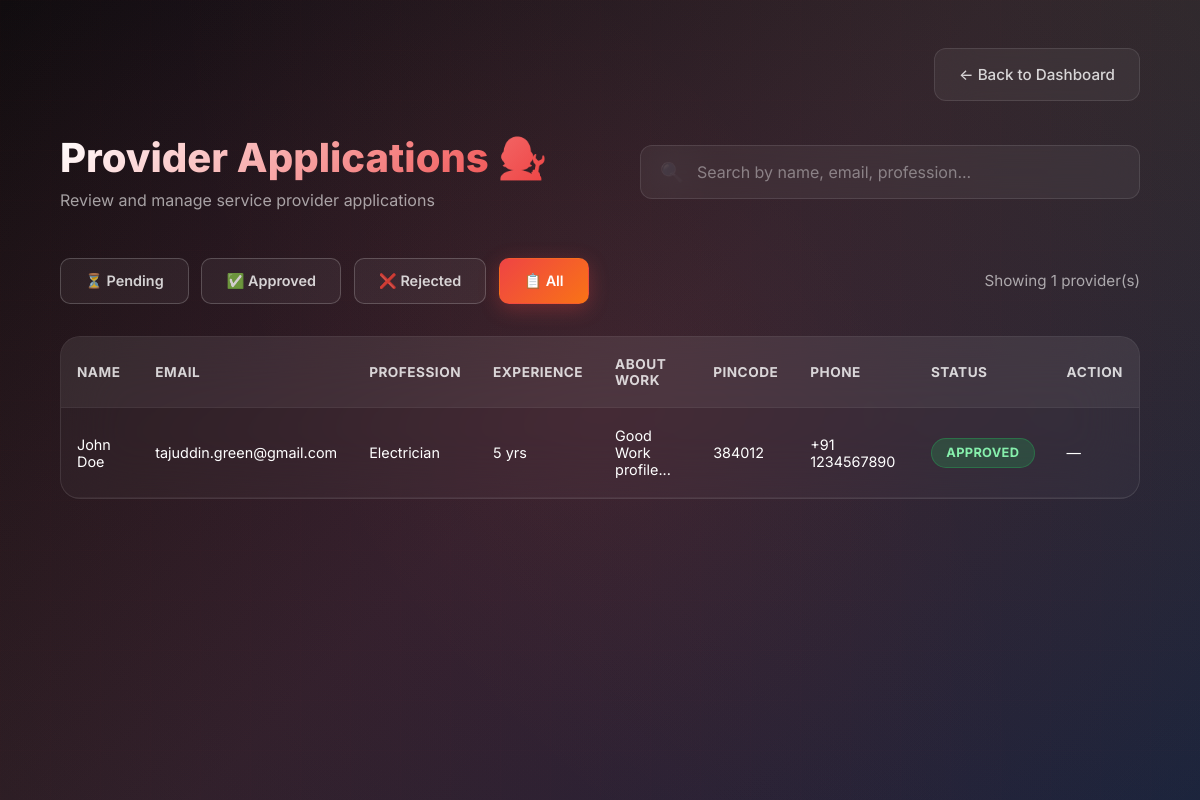
/admin/providers.php (signed in), run on the app's committed database.
### tables this page shows
CREATE TABLE `service_providers` (
  `provider_id` int(11) NOT NULL,
  `user_id` int(11) DEFAULT NULL,
  `age` int(11) DEFAULT NULL,
  `specialization` varchar(100) DEFAULT NULL,
  `experience` int(11) DEFAULT NULL,
  `area` varchar(100) DEFAULT NULL,
  `id_proof` varchar(255) DEFAULT NULL,
  `is_approved` tinyint(4) DEFAULT 0,
  `profession` varchar(100) DEFAULT NULL,
  `about_work` text DEFAULT NULL,
  `pincode` varchar(6) DEFAULT NULL,
  `phone` varchar(15) DEFAULT NULL
);

CREATE TABLE `users` (
  `user_id` int(11) NOT NULL,
  `name` varchar(100) NOT NULL,
  `email` varchar(100) NOT NULL,
  `phone` varchar(15) DEFAULT NULL,
  `password` varchar(255) NOT NULL,
  `role` enum('consumer','provider','admin') NOT NULL,
  `status` tinyint(4) DEFAULT 1,
  `created_at` timestamp NOT NULL DEFAULT current_timestamp(),
  `is_active` tinyint(1) NOT NULL DEFAULT 1
);

### admin/providers.php (the view, shortened to what this page needs)
<?php
require_once dirname(__DIR__) . "/config/db.php";
$statusFilter = $_GET['status'] ?? 'all';
$allowedFilters = [
    'pending'  => "AND sp.is_approved = 0",
    'approved' => "AND sp.is_approved = 1",
    'rejected' => "AND sp.is_approved = -1",
    'all'      => "",
];
$where = $allowedFilters[$statusFilter];
$sql = "
SELECT
    u.user_id,
    u.name,
    u.email,
    sp.profession,
    sp.experience,
    sp.about_work,
    sp.pincode,
    sp.phone,
    sp.is_approved
FROM users u
JOIN service_providers sp ON sp.user_id = u.user_id
WHERE u.role = 'provider'
$where
ORDER BY u.user_id DESC
";
$result = $conn->query($sql);
?>
<!DOCTYPE html>
<html lang="en">
<head>
</head>
<body>
<div class="bg-gradient"></div>
<div class="grid-overlay"></div>
<div class="container">
    <div style="display: flex; justify-content: flex-end;">
        <a href="home.php" class="back-link">
            <span>← Back to Dashboard</span>
        </a>
    </div>
    <div class="page-header">
        <div class="welcome-section">
            <h1>Provider Applications 🧑‍🔧</h1>
            <p>Review and manage service provider applications</p>
        </div>
        <div class="search-container">
            <span class="search-icon">🔍</span>
            <input type="text" id="searchInput" class="search-bar" placeholder="Search by name, email, profession...">
        </div>
    </div>
    <div class="filter-section">
        <div class="filter-btns">
            <a href="providers.php?status=pending" class="filter-btn <?= $statusFilter === 'pending' ? 'active' : '' ?>">
                ⏳ Pending
            </a>
            <a href="providers.php?status=approved" class="filter-btn <?= $statusFilter === 'approved' ? 'active' : '' ?>">
                ✅ Approved
            </a>
            <a href="providers.php?status=rejected" class="filter-btn <?= $statusFilter === 'rejected' ? 'active' : '' ?>">
                ❌ Rejected
            </a>
            <a href="providers.php" class="filter-btn <?= $statusFilter === 'all' ? 'active' : '' ?>">
                📋 All
            </a>
        </div>
        <div class="results-count" id="resultsCount">
            Showing <?= $result->num_rows ?> provider(s)
        </div>
    </div>
    <div class="table-container" id="tableContainer">
        <table>
            <thead>
                <tr>
                    <th>Name</th>
                    <th>Email</th>
                    <th>Profession</th>
                    <th>Experience</th>
                    <th>About Work</th>
                    <th>Pincode</th>
                    <th>Phone</th>
                    <th>Status</th>
                    <th>Action</th>
                </tr>
            </thead>
            <tbody id="tableBody">
                <?php if ($result->num_rows > 0): ?>
                    <?php while ($row = $result->fetch_assoc()): ?>
                    <tr data-name="<?= htmlspecialchars(strtolower($row['name'])) ?>"
                        data-email="<?= htmlspecialchars(strtolower($row['email'])) ?>"
                        data-profession="<?= htmlspecialchars(strtolower($row['profession'])) ?>">
                        <td><?= htmlspecialchars($row['name']) ?></td>
                        <td><?= htmlspecialchars($row['email']) ?></td>
                        <td><?= htmlspecialchars($row['profession']) ?></td>
                        <td><?= (int)$row['experience'] ?> yrs</td>
                        <td><?= htmlspecialchars(substr($row['about_work'], 0, 50)) ?>...</td>
                        <td><?= htmlspecialchars($row['pincode']) ?></td>
                        <td>+91 <?= htmlspecialchars($row['phone']) ?></td>
                        <td>
                            <?php
                            if ($row['is_approved'] == 1) {
                                echo '<span class="status-badge status-approved">Approved</span>';
                            } elseif ($row['is_approved'] == -1) {
                                echo '<span class="status-badge status-rejected">Rejected</span>';
                            } else {
                                echo '<span class="status-badge status-pending">Pending</span>';
                            }
                            ?>
                        </td>
                        <td>
                            <?php if ($row['is_approved'] == 0): ?>
                                <a href="approve.php?id=<?= $row['user_id'] ?>&action=approve"
                                   class="action-btn btn-approve"
                                   onclick="return confirm('Are you sure you want to approve this provider?')">
                                    Approve
                                </a>
                                <a href="approve.php?id=<?= $row['user_id'] ?>&action=reject"
                                   class="action-btn btn-reject"
                                   onclick="return confirm('Are you sure you want to reject this provider?')">
                                    Reject
                                </a>
                            <?php else: ?>
                                —
                            <?php endif; ?>
                        </td>
                    </tr>
                    <?php endwhile; ?>
                <?php endif; ?>
            </tbody>
        </table>
    </div>
</div>
</body>
</html>

### admin/providers.php (style rules this page uses)
* { margin: 0; padding: 0; box-sizing: border-box; }
body { font-family: 'Inter', -apple-system, BlinkMacSystemFont, sans-serif; background: #0a0a0f; color: #ffffff; min-height: 100vh; overflow-x: hidden; }
.bg-gradient { position: fixed; top: 0; left: 0; width: 100%; height: 100%; z-index: -1; background: linear-gradient(135deg, #0a0a0f 0%, #1a1a2e 50%, #16213e 100%); }
.bg-gradient::before { content: ''; position: absolute; top: -50%; left: -50%; width: 200%; height: 200%; background: radial-gradient(circle at 50% 50%, rgba(239, 68, 68, 0.12) 0%, transparent 50%), radial-gradient(circle at 80% 20%, rgba(245, 158, 11, 0.12) 0%, transparent 50%), radial-gradient(circle at 20% 80%, rgba(234, 88, 12, 0.12) 0%, transparent 50%); animation: floatGradient 20s ease-in-out infinite; }
.grid-overlay { position: fixed; top: 0; left: 0; width: 100%; height: 100%; z-index: -1; background-image: linear-gradient(rgba(239, 68, 68, 0.03) 1px, transparent 1px), linear-gradient(90deg, rgba(239, 68, 68, 0.03) 1px, transparent 1px); background-size: 50px 50px; opacity: 0.3; }
.container { padding: 3rem 5%; max-width: 1600px; margin: auto; min-height: 100vh; }
.back-link { display: inline-flex; align-items: center; gap: 0.5rem; margin-bottom: 2rem; padding: 1rem 1.5rem; background: rgba(255, 255, 255, 0.05); backdrop-filter: blur(20px); border: 1px solid rgba(255, 255, 255, 0.1); border-radius: 12px; color: rgba(255, 255, 255, 0.8); text-decoration: none; font-size: 0.95rem; font-weight: 500; transition: all 0.3s ease; animation: fadeUp 0.6s ease; }
.page-header { display: flex; justify-content: space-between; align-items: center; margin-bottom: 3rem; flex-wrap: wrap; gap: 1.5rem; animation: fadeUp 0.6s ease; }
.welcome-section h1 { font-size: 2.5rem; font-weight: 800; margin-bottom: 0.5rem; background: linear-gradient(135deg, #ffffff 0%, #ef4444 100%); -webkit-background-clip: text; -webkit-text-fill-color: transparent; background-clip: text; }
.welcome-section p { color: rgba(255, 255, 255, 0.6); font-size: 1rem; }
.search-container { position: relative; width: 100%; max-width: 500px; animation: fadeUp 0.6s ease 0.1s backwards; }
.search-bar { width: 100%; padding: 1rem 1.25rem 1rem 3.5rem; background: rgba(255, 255, 255, 0.05); backdrop-filter: blur(20px); border: 1px solid rgba(255, 255, 255, 0.1); border-radius: 12px; color: #ffffff; font-size: 1rem; font-family: 'Inter', sans-serif; transition: all 0.3s ease; }
.search-bar::placeholder { color: rgba(255, 255, 255, 0.4); }
.search-icon { position: absolute; left: 1.25rem; top: 50%; transform: translateY(-50%); font-size: 1.2rem; color: rgba(255, 255, 255, 0.4); pointer-events: none; }
.filter-section { display: flex; justify-content: space-between; align-items: center; margin-bottom: 2rem; flex-wrap: wrap; gap: 1rem; animation: fadeUp 0.6s ease 0.2s backwards; }
.filter-btns { display: flex; gap: 0.8rem; flex-wrap: wrap; }
.filter-btn { padding: 0.8rem 1.5rem; border: 1px solid rgba(255, 255, 255, 0.2); border-radius: 10px; background: rgba(255, 255, 255, 0.05); color: rgba(255, 255, 255, 0.8); font-size: 0.9rem; font-weight: 600; cursor: pointer; transition: all 0.3s ease; text-decoration: none; display: inline-block; }
.filter-btn.active { background: linear-gradient(135deg, #ef4444, #f97316); border-color: transparent; color: #ffffff; box-shadow: 0 5px 20px rgba(239, 68, 68, 0.3); }
.results-count { color: rgba(255, 255, 255, 0.6); font-size: 0.95rem; }
.table-container { background: rgba(255, 255, 255, 0.03); backdrop-filter: blur(30px); border: 1px solid rgba(255, 255, 255, 0.1); border-radius: 20px; overflow: hidden; animation: fadeUp 0.6s ease 0.3s backwards; }
table { width: 100%; border-collapse: collapse; }
thead { background: rgba(255, 255, 255, 0.05); }
th { padding: 1.2rem 1rem; text-align: left; font-weight: 700; font-size: 0.85rem; color: rgba(255, 255, 255, 0.8); text-transform: uppercase; letter-spacing: 0.5px; border-bottom: 1px solid rgba(255, 255, 255, 0.1); }
td { padding: 1.2rem 1rem; font-size: 0.9rem; border-bottom: 1px solid rgba(255, 255, 255, 0.05); }
tbody tr { transition: all 0.2s ease; }
.status-badge { display: inline-block; padding: 0.4rem 0.9rem; border-radius: 20px; font-size: 0.8rem; font-weight: 700; text-transform: uppercase; letter-spacing: 0.3px; }
.status-approved { background: rgba(34, 197, 94, 0.2); color: #86efac; border: 1px solid rgba(34, 197, 94, 0.3); }

### data on the page
service_providers: user.name "John Doe", user.email "tajuddin.green@gmail.com", profession "Electrician", experience "5", about_work "Good Work profile", pincode "384012", phone "1234567890", is_approved "APPROVED"

### other printed values
$result->num_rows "1"
